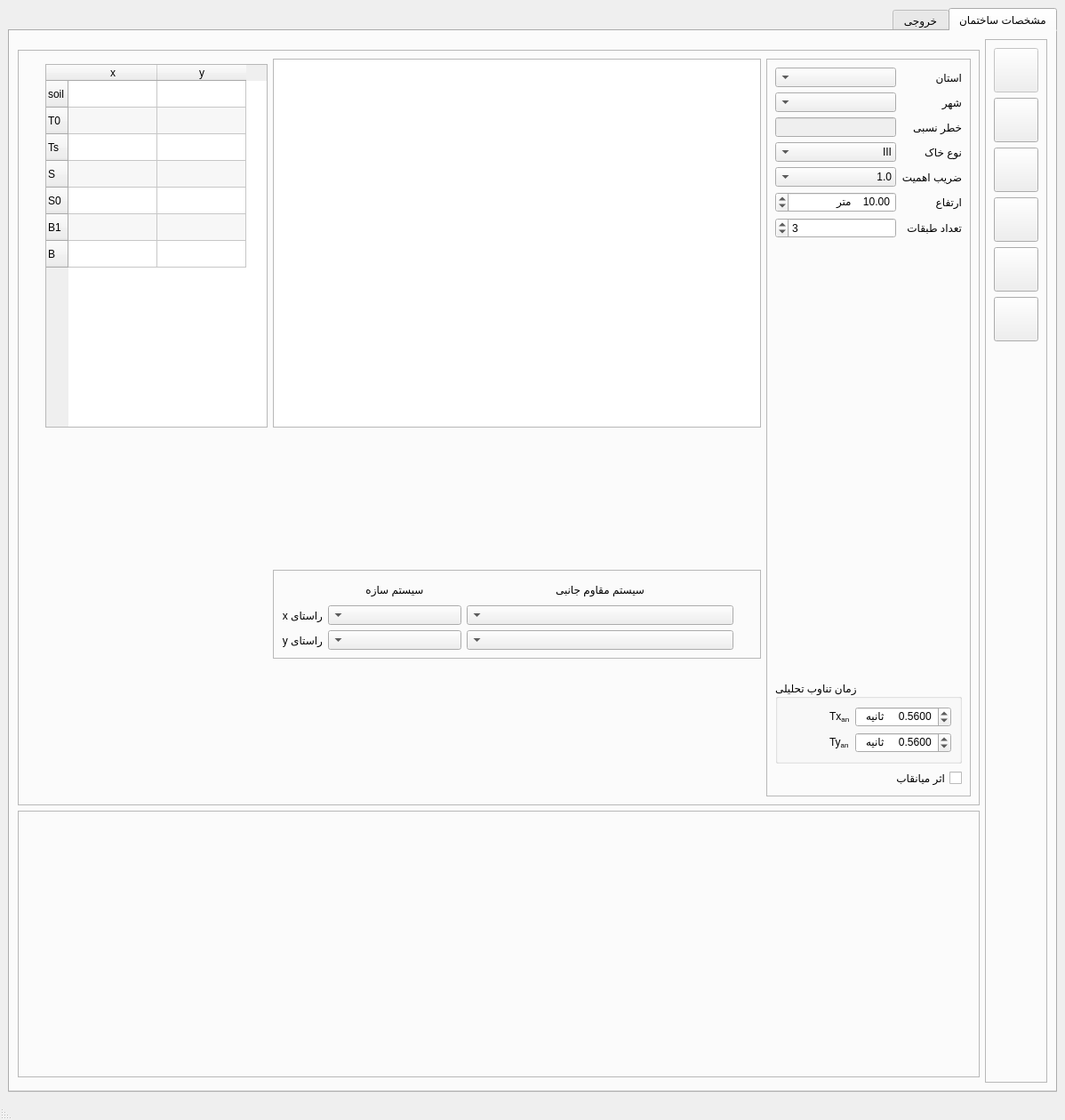
<?xml version="1.0" encoding="UTF-8"?>
<ui version="4.0">
 <class>mainWindow</class>
 <widget class="QMainWindow" name="mainWindow">
  <property name="geometry">
   <rect>
    <x>0</x>
    <y>0</y>
    <width>1198</width>
    <height>1260</height>
   </rect>
  </property>
  <property name="sizePolicy">
   <sizepolicy hsizetype="Preferred" vsizetype="Preferred">
    <horstretch>0</horstretch>
    <verstretch>0</verstretch>
   </sizepolicy>
  </property>
  <property name="maximumSize">
   <size>
    <width>1200</width>
    <height>2200</height>
   </size>
  </property>
  <property name="windowTitle">
   <string>ضریب زلزله ویرایش چهارم ۲۸۰۰</string>
  </property>
  <property name="windowIcon">
   <iconset>
    <normaloff>images/cfactor.png</normaloff>images/cfactor.png</iconset>
  </property>
  <property name="layoutDirection">
   <enum>Qt::RightToLeft</enum>
  </property>
  <property name="iconSize">
   <size>
    <width>20</width>
    <height>20</height>
   </size>
  </property>
  <widget class="QWidget" name="centralwidget">
   <layout class="QGridLayout" name="gridLayout_4">
    <item row="0" column="0">
     <widget class="QTabWidget" name="tabWidget">
      <property name="currentIndex">
       <number>0</number>
      </property>
      <widget class="QWidget" name="tab">
       <attribute name="title">
        <string>مشخصات ساختمان</string>
       </attribute>
       <layout class="QGridLayout" name="gridLayout_2">
        <item row="3" column="2">
         <widget class="QFrame" name="draw_frame">
          <property name="minimumSize">
           <size>
            <width>600</width>
            <height>300</height>
           </size>
          </property>
          <property name="frameShape">
           <enum>QFrame::StyledPanel</enum>
          </property>
          <property name="frameShadow">
           <enum>QFrame::Raised</enum>
          </property>
         </widget>
        </item>
        <item row="0" column="0" rowspan="5">
         <widget class="QFrame" name="frame_5">
          <property name="frameShape">
           <enum>QFrame::StyledPanel</enum>
          </property>
          <property name="frameShadow">
           <enum>QFrame::Raised</enum>
          </property>
          <layout class="QVBoxLayout" name="verticalLayout_2">
           <item>
            <widget class="QPushButton" name="pushButton_7">
             <property name="enabled">
              <bool>false</bool>
             </property>
             <property name="minimumSize">
              <size>
               <width>50</width>
               <height>50</height>
              </size>
             </property>
             <property name="text">
              <string/>
             </property>
             <property name="icon">
              <iconset>
               <normaloff>images/export_etabs.png</normaloff>images/export_etabs.png</iconset>
             </property>
             <property name="iconSize">
              <size>
               <width>50</width>
               <height>50</height>
              </size>
             </property>
             <property name="shortcut">
              <string>Ctrl+S</string>
             </property>
            </widget>
           </item>
           <item>
            <widget class="QPushButton" name="pushButton_2">
             <property name="minimumSize">
              <size>
               <width>50</width>
               <height>50</height>
              </size>
             </property>
             <property name="text">
              <string/>
             </property>
             <property name="icon">
              <iconset>
               <normaloff>images/file_extension_pdf.svg</normaloff>images/file_extension_pdf.svg</iconset>
             </property>
             <property name="iconSize">
              <size>
               <width>30</width>
               <height>30</height>
              </size>
             </property>
            </widget>
           </item>
           <item>
            <widget class="QPushButton" name="pushButton">
             <property name="minimumSize">
              <size>
               <width>50</width>
               <height>50</height>
              </size>
             </property>
             <property name="text">
              <string/>
             </property>
             <property name="icon">
              <iconset>
               <normaloff>images/report_word.png</normaloff>images/report_word.png</iconset>
             </property>
             <property name="iconSize">
              <size>
               <width>30</width>
               <height>30</height>
              </size>
             </property>
            </widget>
           </item>
           <item>
            <widget class="QPushButton" name="pushButton_3">
             <property name="minimumSize">
              <size>
               <width>50</width>
               <height>50</height>
              </size>
             </property>
             <property name="text">
              <string/>
             </property>
             <property name="icon">
              <iconset>
               <normaloff>images/excel_exports.png</normaloff>images/excel_exports.png</iconset>
             </property>
             <property name="iconSize">
              <size>
               <width>30</width>
               <height>30</height>
              </size>
             </property>
            </widget>
           </item>
           <item>
            <widget class="QPushButton" name="pushButton_4">
             <property name="minimumSize">
              <size>
               <width>50</width>
               <height>50</height>
              </size>
             </property>
             <property name="text">
              <string/>
             </property>
             <property name="icon">
              <iconset>
               <normaloff>images/file_extension_html.svg</normaloff>images/file_extension_html.svg</iconset>
             </property>
             <property name="iconSize">
              <size>
               <width>30</width>
               <height>30</height>
              </size>
             </property>
            </widget>
           </item>
           <item>
            <widget class="QPushButton" name="pushButton_6">
             <property name="minimumSize">
              <size>
               <width>50</width>
               <height>50</height>
              </size>
             </property>
             <property name="text">
              <string/>
             </property>
             <property name="icon">
              <iconset>
               <normaloff>images/file_extension_png.png</normaloff>images/file_extension_png.png</iconset>
             </property>
             <property name="iconSize">
              <size>
               <width>30</width>
               <height>30</height>
              </size>
             </property>
            </widget>
           </item>
           <item>
            <spacer name="verticalSpacer_2">
             <property name="orientation">
              <enum>Qt::Vertical</enum>
             </property>
             <property name="sizeHint" stdset="0">
              <size>
               <width>20</width>
               <height>40</height>
              </size>
             </property>
            </spacer>
           </item>
          </layout>
          <zorder>pushButton</zorder>
          <zorder>pushButton_3</zorder>
          <zorder>pushButton_4</zorder>
          <zorder>pushButton_6</zorder>
          <zorder>verticalSpacer_2</zorder>
          <zorder>pushButton_2</zorder>
          <zorder>pushButton_7</zorder>
         </widget>
        </item>
        <item row="2" column="2">
         <widget class="QFrame" name="frame_4">
          <property name="frameShape">
           <enum>QFrame::StyledPanel</enum>
          </property>
          <property name="frameShadow">
           <enum>QFrame::Raised</enum>
          </property>
          <layout class="QGridLayout" name="gridLayout_6">
           <item row="2" column="1">
            <widget class="QFrame" name="frame_3">
             <property name="minimumSize">
              <size>
               <width>530</width>
               <height>0</height>
              </size>
             </property>
             <property name="maximumSize">
              <size>
               <width>600</width>
               <height>100</height>
              </size>
             </property>
             <property name="layoutDirection">
              <enum>Qt::RightToLeft</enum>
             </property>
             <property name="frameShape">
              <enum>QFrame::StyledPanel</enum>
             </property>
             <property name="frameShadow">
              <enum>QFrame::Raised</enum>
             </property>
             <layout class="QGridLayout" name="gridLayout">
              <item row="2" column="1">
               <widget class="QComboBox" name="yLateralBox">
                <property name="minimumSize">
                 <size>
                  <width>300</width>
                  <height>0</height>
                 </size>
                </property>
               </widget>
              </item>
              <item row="2" column="2">
               <widget class="QComboBox" name="ySystemBox">
                <property name="minimumSize">
                 <size>
                  <width>150</width>
                  <height>0</height>
                 </size>
                </property>
               </widget>
              </item>
              <item row="2" column="3">
               <widget class="QLabel" name="label_25">
                <property name="text">
                 <string>راستای y</string>
                </property>
               </widget>
              </item>
              <item row="1" column="1">
               <widget class="QComboBox" name="xLateralBox">
                <property name="minimumSize">
                 <size>
                  <width>300</width>
                  <height>0</height>
                 </size>
                </property>
               </widget>
              </item>
              <item row="1" column="2">
               <widget class="QComboBox" name="xSystemBox">
                <property name="minimumSize">
                 <size>
                  <width>150</width>
                  <height>0</height>
                 </size>
                </property>
               </widget>
              </item>
              <item row="0" column="1">
               <widget class="QLabel" name="label_8">
                <property name="text">
                 <string>سیستم مقاوم جانبی</string>
                </property>
                <property name="alignment">
                 <set>Qt::AlignCenter</set>
                </property>
               </widget>
              </item>
              <item row="1" column="3">
               <widget class="QLabel" name="label_23">
                <property name="text">
                 <string>راستای x</string>
                </property>
               </widget>
              </item>
              <item row="0" column="2">
               <widget class="QLabel" name="label_7">
                <property name="text">
                 <string>سیستم سازه</string>
                </property>
                <property name="alignment">
                 <set>Qt::AlignCenter</set>
                </property>
               </widget>
              </item>
              <item row="1" column="0">
               <spacer name="horizontalSpacer">
                <property name="orientation">
                 <enum>Qt::Horizontal</enum>
                </property>
                <property name="sizeHint" stdset="0">
                 <size>
                  <width>40</width>
                  <height>20</height>
                 </size>
                </property>
               </spacer>
              </item>
             </layout>
            </widget>
           </item>
           <item row="1" column="3">
            <spacer name="horizontalSpacer_3">
             <property name="orientation">
              <enum>Qt::Horizontal</enum>
             </property>
             <property name="sizeHint" stdset="0">
              <size>
               <width>40</width>
               <height>20</height>
              </size>
             </property>
            </spacer>
           </item>
           <item row="0" column="1" rowspan="2">
            <widget class="QTableView" name="structure_properties_table">
             <property name="minimumSize">
              <size>
               <width>530</width>
               <height>320</height>
              </size>
             </property>
             <property name="maximumSize">
              <size>
               <width>600</width>
               <height>1000</height>
              </size>
             </property>
             <property name="layoutDirection">
              <enum>Qt::LeftToRight</enum>
             </property>
            </widget>
           </item>
           <item row="0" column="0" rowspan="3">
            <widget class="QFrame" name="frame">
             <property name="minimumSize">
              <size>
               <width>230</width>
               <height>0</height>
              </size>
             </property>
             <property name="maximumSize">
              <size>
               <width>250</width>
               <height>16777215</height>
              </size>
             </property>
             <property name="frameShape">
              <enum>QFrame::StyledPanel</enum>
             </property>
             <property name="frameShadow">
              <enum>QFrame::Raised</enum>
             </property>
             <layout class="QGridLayout" name="gridLayout_3">
              <item row="2" column="1">
               <widget class="QLineEdit" name="accText">
                <property name="enabled">
                 <bool>false</bool>
                </property>
               </widget>
              </item>
              <item row="3" column="0">
               <widget class="QLabel" name="label_2">
                <property name="text">
                 <string>نوع خاک</string>
                </property>
               </widget>
              </item>
              <item row="2" column="0">
               <widget class="QLabel" name="label_11">
                <property name="text">
                 <string>خطر نسبی</string>
                </property>
               </widget>
              </item>
              <item row="1" column="0">
               <widget class="QLabel" name="label_6">
                <property name="text">
                 <string>شهر</string>
                </property>
               </widget>
              </item>
              <item row="0" column="0">
               <widget class="QLabel" name="label">
                <property name="text">
                 <string>استان</string>
                </property>
               </widget>
              </item>
              <item row="6" column="1">
               <widget class="QDoubleSpinBox" name="HSpinBox">
                <property name="whatsThis">
                 <string>ارتفاع ساختمان</string>
                </property>
                <property name="suffix">
                 <string>    متر</string>
                </property>
                <property name="minimum">
                 <double>1.000000000000000</double>
                </property>
                <property name="value">
                 <double>10.000000000000000</double>
                </property>
               </widget>
              </item>
              <item row="0" column="1">
               <widget class="QComboBox" name="ostanBox">
                <property name="minimumSize">
                 <size>
                  <width>130</width>
                  <height>0</height>
                 </size>
                </property>
               </widget>
              </item>
              <item row="10" column="0" colspan="2">
               <widget class="QCheckBox" name="infillCheckBox">
                <property name="toolTip">
                 <string>&lt;html&gt;&lt;head/&gt;&lt;body&gt;&lt;p&gt;فقط برای قابهای خمشی فعال می باشد.&lt;/p&gt;&lt;/body&gt;&lt;/html&gt;</string>
                </property>
                <property name="text">
                 <string>اثر میانقاب</string>
                </property>
               </widget>
              </item>
              <item row="5" column="1">
               <widget class="QComboBox" name="IBox">
                <property name="currentIndex">
                 <number>1</number>
                </property>
                <item>
                 <property name="text">
                  <string>0.8</string>
                 </property>
                </item>
                <item>
                 <property name="text">
                  <string>1.0</string>
                 </property>
                </item>
                <item>
                 <property name="text">
                  <string>1.2</string>
                 </property>
                </item>
                <item>
                 <property name="text">
                  <string>1.4</string>
                 </property>
                </item>
               </widget>
              </item>
              <item row="9" column="0" colspan="2">
               <widget class="QGroupBox" name="tAnalaticalGroupBox">
                <property name="layoutDirection">
                 <enum>Qt::LeftToRight</enum>
                </property>
                <property name="title">
                 <string>زمان تناوب تحلیلی</string>
                </property>
                <property name="checkable">
                 <bool>false</bool>
                </property>
                <layout class="QGridLayout" name="gridLayout_5">
                 <item row="1" column="1">
                  <widget class="QLabel" name="label_10">
                   <property name="text">
                    <string>&lt;html&gt;&lt;head/&gt;&lt;body&gt;&lt;p&gt;Ty&lt;span style=&quot; vertical-align:sub;&quot;&gt;an&lt;/span&gt;&lt;/p&gt;&lt;/body&gt;&lt;/html&gt;</string>
                   </property>
                  </widget>
                 </item>
                 <item row="1" column="2">
                  <widget class="QDoubleSpinBox" name="yTAnalaticalSpinBox">
                   <property name="suffix">
                    <string>     ثانیه</string>
                   </property>
                   <property name="decimals">
                    <number>4</number>
                   </property>
                   <property name="minimum">
                    <double>0.010000000000000</double>
                   </property>
                   <property name="maximum">
                    <double>10.000000000000000</double>
                   </property>
                   <property name="singleStep">
                    <double>0.050000000000000</double>
                   </property>
                   <property name="value">
                    <double>0.560000000000000</double>
                   </property>
                  </widget>
                 </item>
                 <item row="0" column="2">
                  <widget class="QDoubleSpinBox" name="xTAnalaticalSpinBox">
                   <property name="suffix">
                    <string>     ثانیه</string>
                   </property>
                   <property name="decimals">
                    <number>4</number>
                   </property>
                   <property name="minimum">
                    <double>0.010000000000000</double>
                   </property>
                   <property name="maximum">
                    <double>10.000000000000000</double>
                   </property>
                   <property name="singleStep">
                    <double>0.050000000000000</double>
                   </property>
                   <property name="value">
                    <double>0.560000000000000</double>
                   </property>
                  </widget>
                 </item>
                 <item row="0" column="1">
                  <widget class="QLabel" name="label_9">
                   <property name="text">
                    <string>&lt;html&gt;&lt;head/&gt;&lt;body&gt;&lt;p&gt;Tx&lt;span style=&quot; vertical-align:sub;&quot;&gt;an&lt;/span&gt;&lt;/p&gt;&lt;/body&gt;&lt;/html&gt;</string>
                   </property>
                  </widget>
                 </item>
                 <item row="0" column="0">
                  <spacer name="horizontalSpacer_2">
                   <property name="orientation">
                    <enum>Qt::Horizontal</enum>
                   </property>
                   <property name="sizeHint" stdset="0">
                    <size>
                     <width>40</width>
                     <height>20</height>
                    </size>
                   </property>
                  </spacer>
                 </item>
                </layout>
               </widget>
              </item>
              <item row="3" column="1">
               <widget class="QComboBox" name="soilType">
                <property name="currentIndex">
                 <number>2</number>
                </property>
                <item>
                 <property name="text">
                  <string>I</string>
                 </property>
                </item>
                <item>
                 <property name="text">
                  <string>II</string>
                 </property>
                </item>
                <item>
                 <property name="text">
                  <string>III</string>
                 </property>
                </item>
                <item>
                 <property name="text">
                  <string>IV</string>
                 </property>
                </item>
               </widget>
              </item>
              <item row="7" column="0">
               <widget class="QLabel" name="label_5">
                <property name="toolTip">
                 <string>&lt;html&gt;&lt;head/&gt;&lt;body&gt;&lt;p&gt;فقط برای کنترل محدودیت های نوع سیستم جانبی استفاده میشود.&lt;/p&gt;&lt;/body&gt;&lt;/html&gt;</string>
                </property>
                <property name="text">
                 <string>تعداد طبقات</string>
                </property>
               </widget>
              </item>
              <item row="1" column="1">
               <widget class="QComboBox" name="shahrBox">
                <property name="minimumSize">
                 <size>
                  <width>130</width>
                  <height>0</height>
                 </size>
                </property>
               </widget>
              </item>
              <item row="6" column="0">
               <widget class="QLabel" name="label_4">
                <property name="whatsThis">
                 <string>ارتفاع ساختمان</string>
                </property>
                <property name="text">
                 <string>ارتفاع</string>
                </property>
               </widget>
              </item>
              <item row="5" column="0">
               <widget class="QLabel" name="I_label">
                <property name="mouseTracking">
                 <bool>false</bool>
                </property>
                <property name="whatsThis">
                 <string>&lt;!DOCTYPE HTML PUBLIC &quot;-//W3C//DTD HTML 4.0//EN&quot; &quot;http://www.w3.org/TR/REC-html40/strict.dtd&quot;&gt;
&lt;html&gt;&lt;head&gt;&lt;meta name=&quot;qrichtext&quot; content=&quot;1&quot; /&gt;&lt;style type=&quot;text/css&quot;&gt;
p, li { white-space: pre-wrap; }
&lt;/style&gt;&lt;/head&gt;&lt;body style=&quot; font-family:'Noto Sans'; font-size:10pt; font-weight:400; font-style:normal;&quot;&gt;
&lt;p dir='rtl' style=&quot; margin-top:0px; margin-bottom:0px; margin-left:0px; margin-right:0px; -qt-block-indent:0; text-indent:0px;&quot;&gt;&lt;span style=&quot; font-size:12pt; font-weight:600; color:#0000ff;&quot;&gt;گروه۱- ساختمانهای «با اهمیت خیلی زیاد»&lt;/span&gt;&lt;br /&gt;این گروه شامل دو دسته زیر است:&lt;br /&gt;&lt;span style=&quot; font-weight:600; font-style:italic; text-decoration: underline;&quot;&gt;الف - ساختمان های ضروری:&lt;/span&gt;&lt;span style=&quot; font-weight:600; font-style:italic; text-decoration: underline;&quot;&gt; &lt;/span&gt;این گروه شامل ساختمانهایی است که قابل استفاده بودن انها پس از وقوع زلزله اهمیت خاصی دارد و وقفه در بهره برداری از آنها غیرمستقیم موجب افزایش تلفات و خسارات می شود؛ مانند بیمارستان ها و درمانگاه ها، مراکز آتش نشانی، مراکز و تأسیسات آبرسانی، ساختمانهای نیروگاهها و تأسیسات برقرسانی، برج های مراقبت فرودگاهها، مراکز مخابرات، رادیو و تلویزیون، تأسیسات نظامی و انتظامی، مراکز کمکرسانی و به طور کلی تمام ساختمانهایی که استفاده از انها در نجات و امداد مؤثر می باشد. &lt;/p&gt;
&lt;p dir='rtl' style=&quot; margin-top:0px; margin-bottom:0px; margin-left:0px; margin-right:0px; -qt-block-indent:0; text-indent:0px;&quot;&gt;&lt;span style=&quot; font-weight:600; font-style:italic;&quot;&gt;ب - ساختمانهای خطرزا: &lt;/span&gt;این گروه شامل ساختمان ها و تأسیساتی است که خرابی آنها موجب انتشار گسترده مواد سمی و مضر در کوتاهمدت و درازمدت برای محیط زیست می شوند، مانند کارخانه های تولیدکننده مواد شیمیایی خاصی،&lt;br /&gt;&lt;span style=&quot; font-size:12pt; font-weight:600; color:#0000ff;&quot;&gt;گروه ۲- ساختمانهای «با اهمیت زیاد»&lt;/span&gt;&lt;br /&gt;این گروه شامل سه دسته زیر است: &lt;/p&gt;
&lt;p dir='rtl' style=&quot; margin-top:0px; margin-bottom:0px; margin-left:0px; margin-right:0px; -qt-block-indent:0; text-indent:0px;&quot;&gt;&lt;span style=&quot; font-weight:600; font-style:italic;&quot;&gt;الف- ساختمانهایی که خرابی آنها موجب تلفات زیاد می شود:&lt;/span&gt; مانند مدارس، مساجد، استادیومها، سینما و تئاترها، سالن های اجتماعات، فروشگاه های بزرگ، ترمینالهای مسافری و یا هر فضای سرپوشیده دیگری که محل تجمع بیش از ۳۰۰ نفر در زیر یک سقف باشد.&lt;/p&gt;
&lt;p dir='rtl' style=&quot; margin-top:0px; margin-bottom:0px; margin-left:0px; margin-right:0px; -qt-block-indent:0; text-indent:0px;&quot;&gt;&lt;span style=&quot; font-weight:600; font-style:italic;&quot;&gt;ب - ساختمانهایی که خرابی آنها سبب از دست رفتن ثروت ملی میگردد:&lt;/span&gt; مانند موزه ها، کتابخانه ها، و به طور کلی مراکزی که در آنها اسناد و مدارک ملی و یا آثار پر ارزش دیگری نگهداری میشود. &lt;/p&gt;
&lt;p dir='rtl' style=&quot; margin-top:0px; margin-bottom:0px; margin-left:0px; margin-right:0px; -qt-block-indent:0; text-indent:0px;&quot;&gt;&lt;span style=&quot; font-weight:600; font-style:italic;&quot;&gt;پ – ساختمانها و تأسیسات صنعتی&lt;/span&gt; که خرابی آنها موجب آلودگی محیط زیست و یا آتش سوزی وسیع میشود مانند پالایشگاه ها، انبارهای سوخت و مراکز گازرسانی. &lt;/p&gt;
&lt;p dir='rtl' style=&quot; margin-top:0px; margin-bottom:0px; margin-left:0px; margin-right:0px; -qt-block-indent:0; text-indent:0px;&quot;&gt;&lt;span style=&quot; font-size:12pt; font-weight:600; color:#0000ff;&quot;&gt;گروه ۳- ساختمانهای «با اهمیت متوسط»&lt;/span&gt; &lt;/p&gt;
&lt;p dir='rtl' style=&quot; margin-top:0px; margin-bottom:0px; margin-left:0px; margin-right:0px; -qt-block-indent:0; text-indent:0px;&quot;&gt;این گروه ساختمانها شامل کلیه ساختمانهای مشمول این آییننامه، بجز ساختمانهای عنوان شده در سه گروه دیگر می باشند، مانند ساختمانهای مسکونی و اداری و تجاری، هتلها، پارکینگهای چند طبقه، انبارها، کارگاهها، ساختمانهای صنعتی گروه&lt;/p&gt;
&lt;p dir='rtl' style=&quot; margin-top:0px; margin-bottom:0px; margin-left:0px; margin-right:0px; -qt-block-indent:0; text-indent:0px;&quot;&gt;&lt;span style=&quot; font-size:12pt; font-weight:600; color:#0000ff;&quot;&gt; ۴- ساختمانهای «با اهمیت کم»&lt;/span&gt;&lt;span style=&quot; color:#0000ff;&quot;&gt; &lt;/span&gt;&lt;/p&gt;
&lt;p dir='rtl' style=&quot; margin-top:0px; margin-bottom:0px; margin-left:0px; margin-right:0px; -qt-block-indent:0; text-indent:0px;&quot;&gt;این گروه شامل دو دسته زیر است: &lt;/p&gt;
&lt;p dir='rtl' style=&quot; margin-top:0px; margin-bottom:0px; margin-left:0px; margin-right:0px; -qt-block-indent:0; text-indent:0px;&quot;&gt;&lt;span style=&quot; font-weight:600; font-style:italic;&quot;&gt;الف- ساختمانهایی که خسارت نسبتاً کمی از خرابی آنها حادث میشود&lt;/span&gt; و احتمال بروز تلفات جانی انسانی در آنها بسیار کم است، مانند انبارهای کشاورزی و سالن های نگهداری دام. &lt;/p&gt;
&lt;p dir='rtl' style=&quot; margin-top:0px; margin-bottom:0px; margin-left:0px; margin-right:0px; -qt-block-indent:0; text-indent:0px;&quot;&gt;&lt;span style=&quot; font-weight:600; font-style:italic;&quot;&gt;ب - ساختمانهای موقتی&lt;/span&gt; که مدت بهره برداری از آنها کمتر از ۲ سال است.&lt;/p&gt;&lt;/body&gt;&lt;/html&gt;</string>
                </property>
                <property name="text">
                 <string>ضریب اهمیت</string>
                </property>
                <property name="scaledContents">
                 <bool>false</bool>
                </property>
               </widget>
              </item>
              <item row="7" column="1">
               <widget class="QSpinBox" name="storySpinBox">
                <property name="minimum">
                 <number>1</number>
                </property>
                <property name="maximum">
                 <number>100</number>
                </property>
                <property name="value">
                 <number>3</number>
                </property>
               </widget>
              </item>
              <item row="8" column="1">
               <spacer name="verticalSpacer">
                <property name="orientation">
                 <enum>Qt::Vertical</enum>
                </property>
                <property name="sizeHint" stdset="0">
                 <size>
                  <width>20</width>
                  <height>40</height>
                 </size>
                </property>
               </spacer>
              </item>
             </layout>
            </widget>
           </item>
           <item row="1" column="2">
            <widget class="QTableWidget" name="soilPropertiesTable">
             <property name="minimumSize">
              <size>
               <width>250</width>
               <height>250</height>
              </size>
             </property>
             <property name="maximumSize">
              <size>
               <width>200</width>
               <height>600</height>
              </size>
             </property>
             <property name="layoutDirection">
              <enum>Qt::LeftToRight</enum>
             </property>
             <property name="alternatingRowColors">
              <bool>true</bool>
             </property>
             <property name="rowCount">
              <number>7</number>
             </property>
             <property name="columnCount">
              <number>2</number>
             </property>
             <row>
              <property name="text">
               <string>soil</string>
              </property>
             </row>
             <row>
              <property name="text">
               <string>T0</string>
              </property>
             </row>
             <row>
              <property name="text">
               <string>Ts</string>
              </property>
             </row>
             <row>
              <property name="text">
               <string>S</string>
              </property>
             </row>
             <row>
              <property name="text">
               <string>S0</string>
              </property>
             </row>
             <row>
              <property name="text">
               <string>B1</string>
              </property>
             </row>
             <row>
              <property name="text">
               <string>B</string>
              </property>
             </row>
             <column>
              <property name="text">
               <string>x</string>
              </property>
             </column>
             <column>
              <property name="text">
               <string>y</string>
              </property>
             </column>
            </widget>
           </item>
           <item row="2" column="2">
            <spacer name="verticalSpacer_3">
             <property name="orientation">
              <enum>Qt::Vertical</enum>
             </property>
             <property name="sizeHint" stdset="0">
              <size>
               <width>20</width>
               <height>40</height>
              </size>
             </property>
            </spacer>
           </item>
          </layout>
         </widget>
        </item>
       </layout>
      </widget>
      <widget class="QWidget" name="tab_2">
       <attribute name="title">
        <string>خروجی</string>
       </attribute>
       <widget class="QTextEdit" name="textExport">
        <property name="geometry">
         <rect>
          <x>0</x>
          <y>0</y>
          <width>1331</width>
          <height>891</height>
         </rect>
        </property>
        <property name="readOnly">
         <bool>true</bool>
        </property>
       </widget>
      </widget>
     </widget>
    </item>
   </layout>
  </widget>
  <widget class="QStatusBar" name="statusbar"/>
  <widget class="QMenuBar" name="menuBar">
   <property name="geometry">
    <rect>
     <x>0</x>
     <y>0</y>
     <width>1198</width>
     <height>30</height>
    </rect>
   </property>
  </widget>
  <action name="action_pdf">
   <property name="text">
    <string>خروجی به pdf</string>
   </property>
   <property name="shortcut">
    <string>Ctrl+P</string>
   </property>
   <property name="shortcutContext">
    <enum>Qt::WindowShortcut</enum>
   </property>
  </action>
  <action name="action_word">
   <property name="text">
    <string>خروجی به word</string>
   </property>
  </action>
  <action name="action_Html">
   <property name="text">
    <string>خروجی به Html</string>
   </property>
  </action>
  <action name="action">
   <property name="text">
    <string>خروجی به تصویر</string>
   </property>
  </action>
  <action name="action_2">
   <property name="text">
    <string>خروجی به اکسل</string>
   </property>
  </action>
  <action name="action_3">
   <property name="text">
    <string>درباره نرم افزار</string>
   </property>
  </action>
 </widget>
 <resources/>
 <connections/>
</ui>
